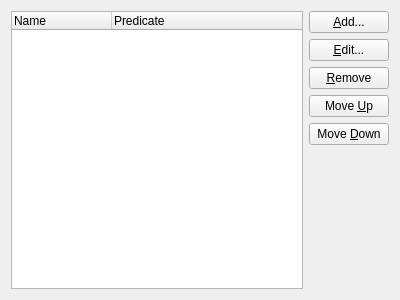
<?xml version="1.0" encoding="UTF-8"?>
<ui version="4.0">
 <class>PredicateListEditWidget</class>
 <widget class="QWidget" name="PredicateListEditWidget">
  <property name="geometry">
   <rect>
    <x>0</x>
    <y>0</y>
    <width>400</width>
    <height>300</height>
   </rect>
  </property>
  <property name="windowTitle">
   <string>Form</string>
  </property>
  <layout class="QHBoxLayout" name="horizontalLayout">
   <item>
    <widget class="QTreeWidget" name="treeWidget">
     <property name="textElideMode">
      <enum>Qt::ElideNone</enum>
     </property>
     <property name="rootIsDecorated">
      <bool>false</bool>
     </property>
     <column>
      <property name="text">
       <string>Name</string>
      </property>
     </column>
     <column>
      <property name="text">
       <string>Predicate</string>
      </property>
     </column>
    </widget>
   </item>
   <item>
    <layout class="QVBoxLayout" name="verticalLayout" stretch="0,0,0,0,0,0">
     <item>
      <widget class="QPushButton" name="addPushButton">
       <property name="text">
        <string>&amp;Add...</string>
       </property>
       <property name="icon">
        <iconset theme="list-add" resource="../resources/resources.qrc">
         <normaloff>:/kde_icons/list-add.png</normaloff>:/kde_icons/list-add.png</iconset>
       </property>
      </widget>
     </item>
     <item>
      <widget class="QPushButton" name="editPushButton">
       <property name="text">
        <string>&amp;Edit...</string>
       </property>
       <property name="icon">
        <iconset theme="document-properties" resource="../resources/resources.qrc">
         <normaloff>:/kde_icons/document-properties.png</normaloff>:/kde_icons/document-properties.png</iconset>
       </property>
      </widget>
     </item>
     <item>
      <widget class="QPushButton" name="removePushButton">
       <property name="text">
        <string>&amp;Remove</string>
       </property>
       <property name="icon">
        <iconset theme="list-remove" resource="../resources/resources.qrc">
         <normaloff>:/kde_icons/list-remove.png</normaloff>:/kde_icons/list-remove.png</iconset>
       </property>
      </widget>
     </item>
     <item>
      <widget class="QPushButton" name="moveUpPushButton">
       <property name="text">
        <string>Move &amp;Up</string>
       </property>
       <property name="icon">
        <iconset theme="arrow-up" resource="../resources/resources.qrc">
         <normaloff>:/kde_icons/arrow-up.png</normaloff>:/kde_icons/arrow-up.png</iconset>
       </property>
      </widget>
     </item>
     <item>
      <widget class="QPushButton" name="moveDownPushButton">
       <property name="text">
        <string>Move &amp;Down</string>
       </property>
       <property name="icon">
        <iconset theme="arrow-down" resource="../resources/resources.qrc">
         <normaloff>:/kde_icons/arrow-down.png</normaloff>:/kde_icons/arrow-down.png</iconset>
       </property>
      </widget>
     </item>
     <item>
      <spacer name="verticalSpacer">
       <property name="orientation">
        <enum>Qt::Vertical</enum>
       </property>
       <property name="sizeHint" stdset="0">
        <size>
         <width>20</width>
         <height>40</height>
        </size>
       </property>
      </spacer>
     </item>
    </layout>
   </item>
  </layout>
 </widget>
 <resources>
  <include location="../resources/resources.qrc"/>
 </resources>
 <connections>
  <connection>
   <sender>addPushButton</sender>
   <signal>clicked()</signal>
   <receiver>PredicateListEditWidget</receiver>
   <slot>slotAdd()</slot>
   <hints>
    <hint type="sourcelabel">
     <x>293</x>
     <y>30</y>
    </hint>
    <hint type="destinationlabel">
     <x>199</x>
     <y>149</y>
    </hint>
   </hints>
  </connection>
  <connection>
   <sender>removePushButton</sender>
   <signal>clicked()</signal>
   <receiver>PredicateListEditWidget</receiver>
   <slot>removeSelectedItem()</slot>
   <hints>
    <hint type="sourcelabel">
     <x>392</x>
     <y>159</y>
    </hint>
    <hint type="destinationlabel">
     <x>199</x>
     <y>149</y>
    </hint>
   </hints>
  </connection>
  <connection>
   <sender>moveUpPushButton</sender>
   <signal>clicked()</signal>
   <receiver>PredicateListEditWidget</receiver>
   <slot>slotMoveUp()</slot>
   <hints>
    <hint type="sourcelabel">
     <x>392</x>
     <y>212</y>
    </hint>
    <hint type="destinationlabel">
     <x>199</x>
     <y>149</y>
    </hint>
   </hints>
  </connection>
  <connection>
   <sender>moveDownPushButton</sender>
   <signal>clicked()</signal>
   <receiver>PredicateListEditWidget</receiver>
   <slot>slotMoveDown()</slot>
   <hints>
    <hint type="sourcelabel">
     <x>392</x>
     <y>265</y>
    </hint>
    <hint type="destinationlabel">
     <x>199</x>
     <y>149</y>
    </hint>
   </hints>
  </connection>
  <connection>
   <sender>editPushButton</sender>
   <signal>clicked()</signal>
   <receiver>PredicateListEditWidget</receiver>
   <slot>editSelectedItem()</slot>
   <hints>
    <hint type="sourcelabel">
     <x>305</x>
     <y>79</y>
    </hint>
    <hint type="destinationlabel">
     <x>398</x>
     <y>95</y>
    </hint>
   </hints>
  </connection>
  <connection>
   <sender>treeWidget</sender>
   <signal>currentItemChanged(QTreeWidgetItem*,QTreeWidgetItem*)</signal>
   <receiver>PredicateListEditWidget</receiver>
   <slot>slotCurrentRowChanged()</slot>
   <hints>
    <hint type="sourcelabel">
     <x>80</x>
     <y>230</y>
    </hint>
    <hint type="destinationlabel">
     <x>1</x>
     <y>267</y>
    </hint>
   </hints>
  </connection>
 </connections>
 <slots>
  <slot>slotCurrentRowChanged()</slot>
  <slot>slotAdd()</slot>
  <slot>removeSelectedItem()</slot>
  <slot>slotMoveUp()</slot>
  <slot>slotMoveDown()</slot>
  <slot>editSelectedItem()</slot>
 </slots>
</ui>
